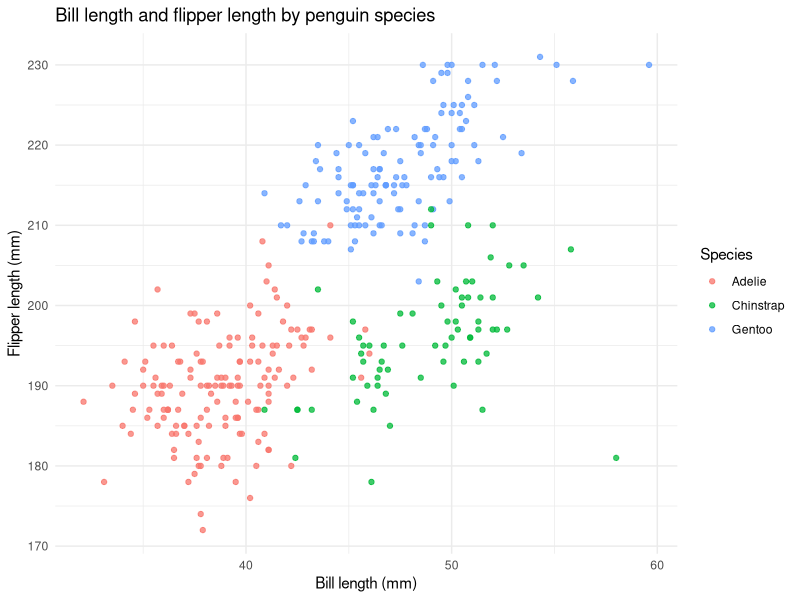
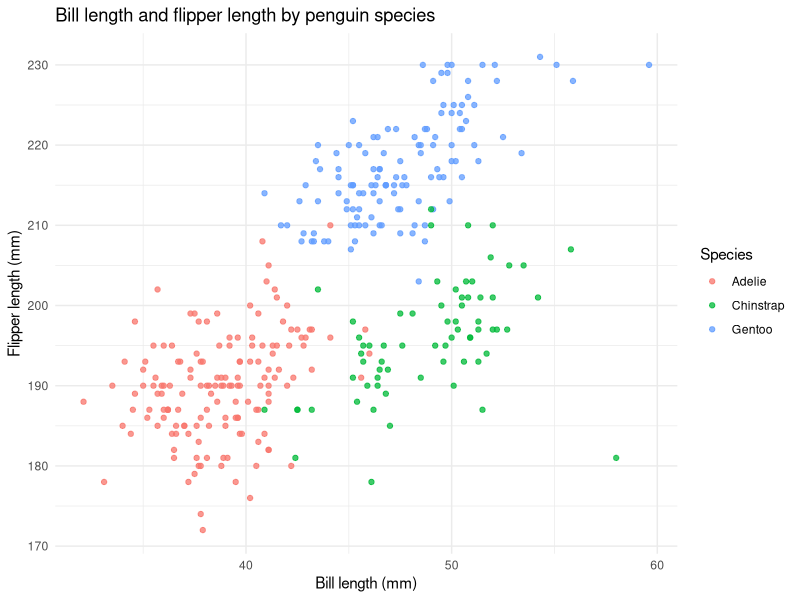

Write the R code that produced these figures, in order.
## ---- chunk 1
knitr::opts_chunk$set(fig.width = 7, fig.height = 5)
library(ggplot2)
## ---- chunk 2
data("penguins", package = "palmerpenguins")
## ---- chunk 3
penguin_plot = ggplot(
  penguins,
  aes(x = bill_length_mm, y = flipper_length_mm, color = species)
) +
  geom_point(alpha = 0.75, na.rm = TRUE) +
  labs(
    title = "Bill length and flipper length by penguin species",
    x = "Bill length (mm)",
    y = "Flipper length (mm)",
    color = "Species"
  ) +
  theme_minimal()

penguin_plot

ggsave(
  filename = "penguin_scatterplot.png",
  plot = penguin_plot,
  width = 7,
  height = 5,
  units = "in",
  dpi = 300
)
